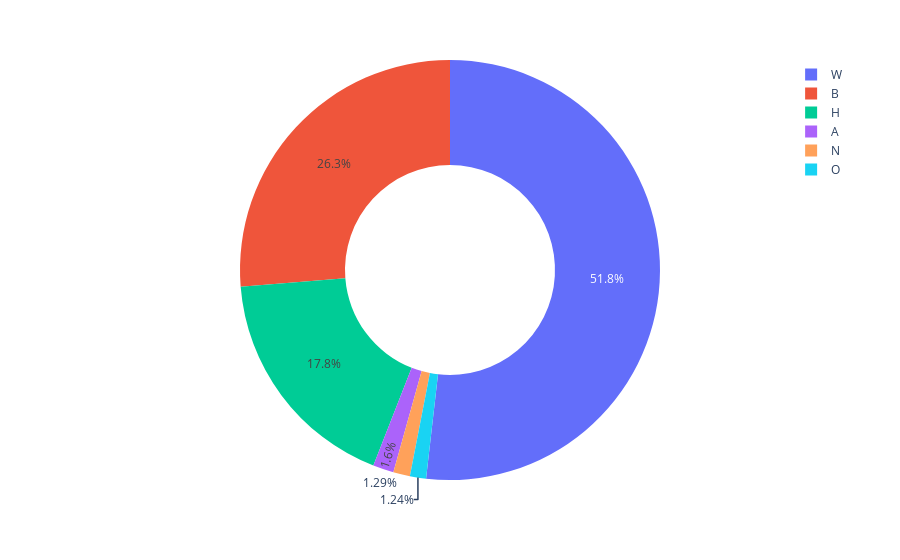

Notebook source saved alongside this figure:
### Code cell
fig = px.pie(df_race_killed, values="nr_killed", names=df_race_killed.index, hole=.5)
fig.show()

### Figure 1 — Plotly figure (JSON) as saved in the notebook; plotly's stock layout.template omitted (floating-point values rounded to 4 significant figures)
{"data": [{"domain": {"x": [0, 1], "y": [0, 1]}, "hole": 0.5, "hovertemplate": "index=%{label}<br>nr_killed=%{value}<extra></extra>", "labels": ["W", "B", "H", "A", "N", "O"], "legendgroup": "", "name": "", "showlegend": true, "type": "pie", "values": [1168, 592, 401, 36, 29, 28]}], "layout": {"legend": {"tracegroupgap": 0}, "margin": {"t": 60}}}
